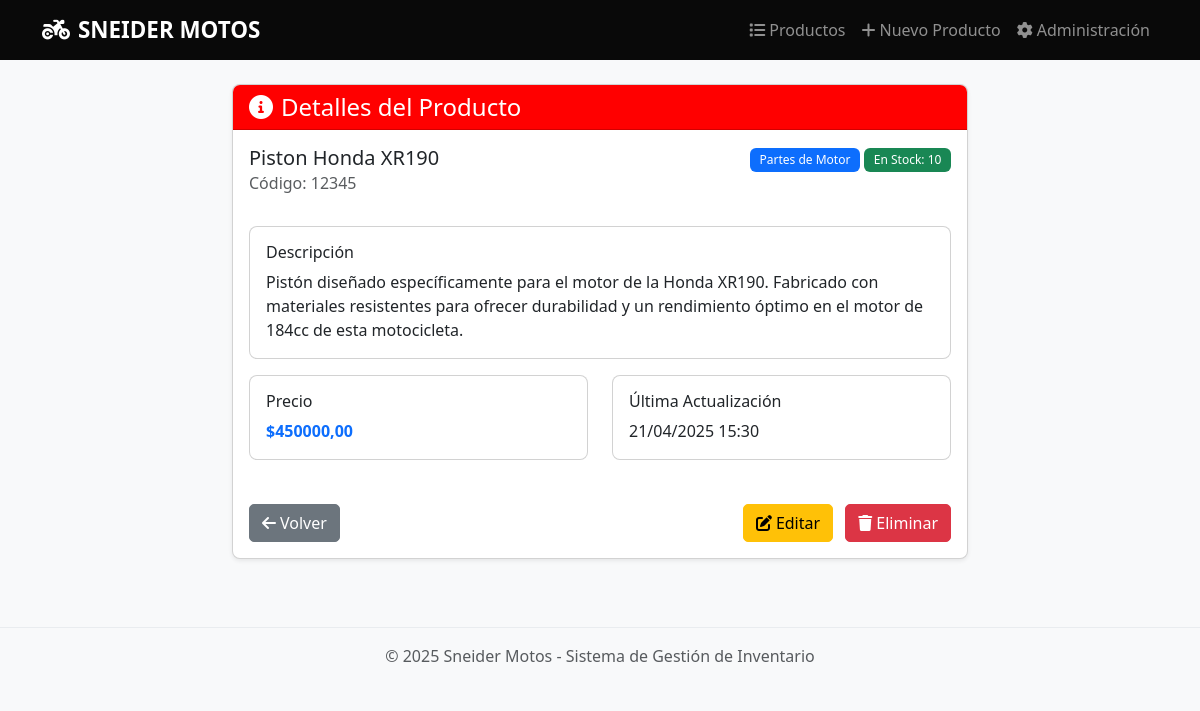
The page /productos/producto/1/ on the database its author committed.
### productos/models.py (models this page shows, shortened)
class Producto(models.Model):
    nombre = models.CharField(max_length=200)
    codigo = models.CharField(max_length=50, unique=True)
    descripcion = models.TextField(blank=True)
    precio = models.DecimalField(max_digits=10, decimal_places=2)
    stock = models.PositiveIntegerField(default=0)
    categoria = models.ForeignKey(Categoria, on_delete=models.CASCADE, related_name='productos')
    fecha_creacion = models.DateTimeField(auto_now_add=True)
    fecha_actualizacion = models.DateTimeField(auto_now=True)

class Categoria(models.Model):
    nombre = models.CharField(max_length=100)
    def __str__(self):
        return self.nombre

### productos/views.py (the view)
# urls.py: path('producto/<int:pk>/', views.ProductoDetailView.as_view(), name='producto-detail'),
class ProductoDetailView(DetailView):
    model = Producto
    context_object_name = 'producto'
    template_name = 'productos/producto_detail.html'

### productos/templates/productos/producto_detail.html
{% extends 'productos/base.html' %}
{% block content %}
<div class="row">
    <div class="col-md-8 mx-auto">
        <div class="card shadow">
            <div class="card-header bg-primary text-white">
                <h4 class="mb-0"><i class="fas fa-info-circle me-2"></i>Detalles del Producto</h4>
            </div>
            <div class="card-body">
                <div class="row mb-4">
                    <div class="col-md-6">
                        <h5 class="card-title">{{ producto.nombre }}</h5>
                        <h6 class="card-subtitle mb-2 text-muted">Código: {{ producto.codigo }}</h6>
                    </div>
                    <div class="col-md-6 text-md-end">
                        <span class="badge bg-primary">{{ producto.categoria }}</span>
                        {% if producto.stock > 0 %}
                            <span class="badge bg-success">En Stock: {{ producto.stock }}</span>
                        {% else %}
                            <span class="badge bg-danger">Agotado</span>
                        {% endif %}
                    </div>
                </div>
                <div class="card mb-3">
                    <div class="card-body">
                        <h6 class="card-title">Descripción</h6>
                        <p class="card-text">{{ producto.descripcion|default:"Sin descripción disponible." }}</p>
                    </div>
                </div>
                <div class="row mb-3">
                    <div class="col-md-6">
                        <div class="card">
                            <div class="card-body">
                                <h6 class="card-title">Precio</h6>
                                <p class="card-text text-primary fw-bold">${{ producto.precio }}</p>
                            </div>
                        </div>
                    </div>
                    <div class="col-md-6">
                        <div class="card">
                            <div class="card-body">
                                <h6 class="card-title">Última Actualización</h6>
                                <p class="card-text">{{ producto.fecha_actualizacion|date:"d/m/Y H:i" }}</p>
                            </div>
                        </div>
                    </div>
                </div>
                <div class="d-flex justify-content-between mt-4">
                    <a href="{% url 'producto-list' %}" class="btn btn-secondary">
                        <i class="fas fa-arrow-left me-1"></i>Volver
                    </a>
                    <div>
                        <a href="{% url 'producto-update' producto.pk %}" class="btn btn-warning me-2">
                            <i class="fas fa-edit me-1"></i>Editar
                        </a>
                        <a href="{% url 'producto-delete' producto.pk %}" class="btn btn-danger">
                            <i class="fas fa-trash me-1"></i>Eliminar
                        </a>
                    </div>
                </div>
            </div>
        </div>
    </div>
</div>
{% endblock %}

### productos/templates/productos/base.html (shortened to what this page needs)
<!DOCTYPE html>
<html>
<head>
    <link href="https://cdn.jsdelivr.net/npm/bootstrap@5.3.0-alpha1/dist/css/bootstrap.min.css" rel="stylesheet">
    <link rel="stylesheet" href="https://cdnjs.cloudflare.com/ajax/libs/font-awesome/6.0.0/css/all.min.css">
    {% load static %}
    <link rel="stylesheet" href="{% static 'css/main.css' %}">
</head>
<body>
    <nav class="navbar navbar-expand-lg navbar-dark bg-primary">
        <div class="container">
            <a class="navbar-brand" href="{% url 'producto-list' %}">
                <i class="fas fa-motorcycle me-2"></i>SNEIDER MOTOS
            </a>
            <div class="collapse navbar-collapse" id="navbarNav">
                <ul class="navbar-nav ms-auto">
                    <li class="nav-item">
                        <a class="nav-link" href="{% url 'producto-list' %}">
                            <i class="fas fa-list me-1"></i>Productos
                        </a>
                    </li>
                    <li class="nav-item">
                        <a class="nav-link" href="{% url 'producto-create' %}">
                            <i class="fas fa-plus me-1"></i>Nuevo Producto
                        </a>
                    </li>
                    <li class="nav-item">
                        <a class="nav-link" href="/admin/">
                            <i class="fas fa-cog me-1"></i>Administración
                        </a>
                    </li>
                </ul>
            </div>
        </div>
    </nav>
    <main class="container mt-4">
        {% block content %}{% endblock %}
    </main>
    <footer class="footer mt-5 py-3 bg-light">
        <div class="container text-center">
            <span class="text-muted">© 2025 Sneider Motos - Sistema de Gestión de Inventario</span>
        </div>
    </footer>
</body>
</html>

### productos/static/css/main.css (style rules this page uses)
body { background-color: #f8f9fa; font-family: 'Segoe UI', Tahoma, Geneva, Verdana, sans-serif; }
.navbar-brand { font-weight: bold; font-size: 1.4rem; }
.card { border-radius: 8px; overflow: hidden; margin-bottom: 20px; }
.card-header { font-weight: 600; }
.btn { border-radius: 5px; font-weight: 500; }
.footer { border-top: 1px solid #e9ecef; }
.btn, .card { transition: all 0.2s ease-in-out; }
.badge { padding: 0.5em 0.8em; font-weight: 500; }
.shadow { box-shadow: 0 0.125rem 0.25rem rgba(0, 0, 0, 0.075) !important; }
.card-header.bg-primary { background-color: red !important; color: white; font-weight: 600; }
.navbar.bg-primary { background-color: rgb(9, 9, 9) !important; }

### rows shown on the page
Producto: nombre "Piston Honda XR190", codigo "12345", categoria "Partes de Motor", stock "10", descripcion "Pistón diseñado específicamente para el motor de la Honda XR190. Fabricado con materiales resistentes para ofrecer durabilidad y un rendimiento óptimo en el motor de 184cc de esta motocicleta.", precio "450000,00", fecha_actualizacion "21/04/2025 15:30"
